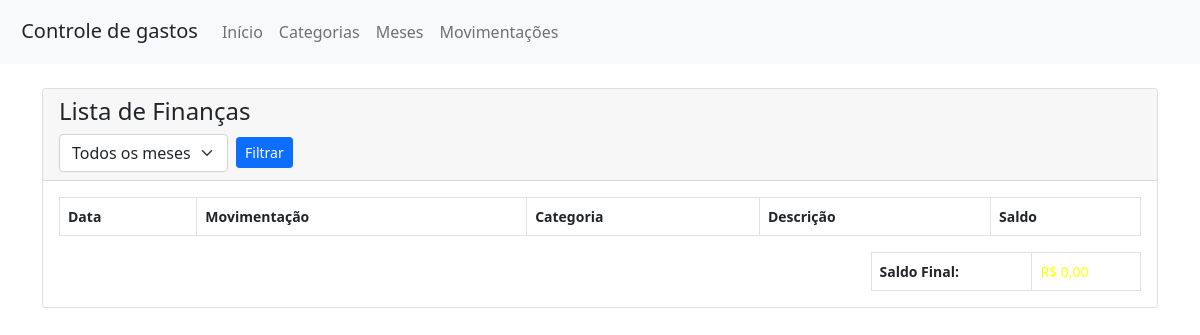
Before: / with the older database file.
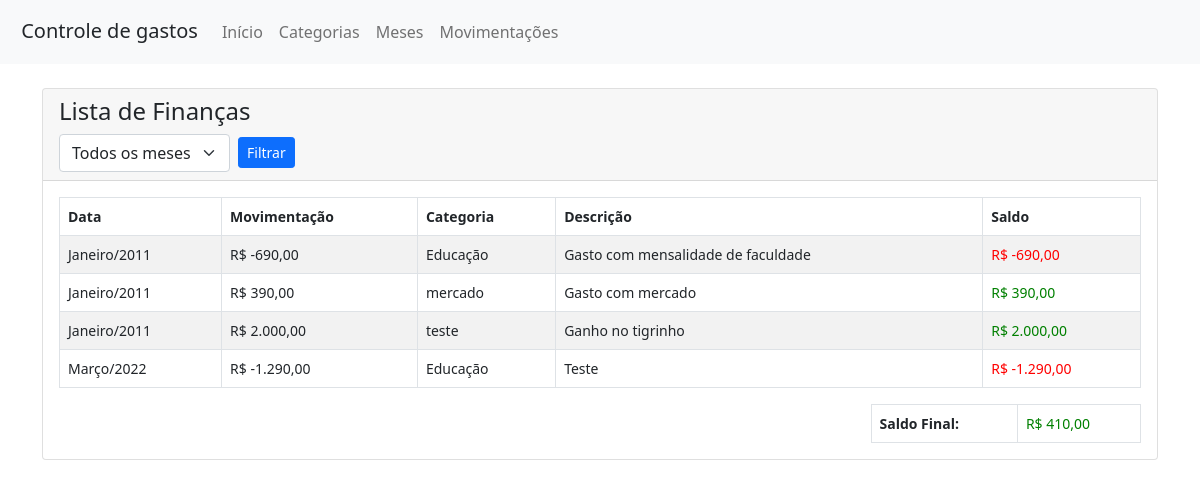
After: the same page with the newer database file.
### tables this page shows
CREATE TABLE `movimentacoes` (
  `id` bigint(20) NOT NULL,
  `data` int(11) NOT NULL,
  `valor` decimal(8,2) NOT NULL,
  `id_categoria` int(11) NOT NULL,
  `descricao` varchar(255) NOT NULL
);

CREATE TABLE `meses` (
  `id_mes` int(11) NOT NULL,
  `nome_mes` varchar(20) NOT NULL,
  `ano` int(11) NOT NULL
);

CREATE TABLE `lista_categoria` (
  `id_categoria` int(20) NOT NULL,
  `nome_categoria` varchar(150) NOT NULL,
  `gasto_categoria` decimal(10,2) NOT NULL,
  `numero_categoria` int(20) NOT NULL
);

### index.php (the view, shortened to what this page needs)
<?php
require_once('conexao.php');
$sql = 'SELECT mov.*, mes.nome_mes, mes.ano, cat.nome_categoria FROM movimentacoes mov
        JOIN meses mes ON mov.data = mes.id_mes
        JOIN lista_categoria cat ON cat.id_categoria = mov.id_categoria';
$movimentacoes = mysqli_query($conn, $sql);
$saldo = 0;
?>
<!DOCTYPE html>
<html lang="pt-br">
<head>
    <link href="https://cdn.jsdelivr.net/npm/bootstrap@5.0.2/dist/css/bootstrap.min.css" rel="stylesheet">
    <link rel="stylesheet" href="https://cdn.jsdelivr.net/npm/bootstrap-icons@1.11.3/font/bootstrap-icons.min.css">
    <link rel="stylesheet" href="./src/style.css">
</head>
<body>
    <?php include 'navbar.php'; ?>
    <div class="container mt-4">
        <div class="row">
            <div class="col-md-12">
                <div class="card">
                    <div class="card-header">
                        <h4 class="d-inline-flex">Lista de Finanças</h4>
                        <form method="GET" class="d-flex align-items-center">
                            <select name="filtro_mes" class="form-select me-2" style="width: auto;">
                                <option value="">Todos os meses</option>
                            </select>
                            <button type="submit" class="btn btn-primary btn-sm">Filtrar</button>
                        </form>
                    </div>
                    <div class="card-body">
                        <table class="table table-bordered table-striped w-100 mb-3">
                            <thead>
                                <tr>
                                    <th>Data</th>
                                    <th>Movimentação</th>
                                    <th>Categoria</th>
                                    <th>Descrição</th>
                                    <th>Saldo</th>
                                </tr>
                            </thead>
                            <tbody>
                                <?php foreach ($movimentacoes as $movimentacao): ?>
                                    <tr>
                                        <td><?php echo $meses[$movimentacao['data']] . '/' . $movimentacao['ano']; ?></td>
                                        <td>R$ <?php echo number_format($movimentacao['valor'], 2, ',', '.'); ?></td>
                                        <td><?php echo $movimentacao['nome_categoria']; ?></td>
                                        <td><?php echo $movimentacao['descricao']; ?></td>
                                        <td class="<?php if ($movimentacao['valor'] > 0) {
                                                        echo 'green';
                                                    } elseif ($movimentacao['valor'] == 0) {
                                                        echo 'yellow';
                                                    } else {
                                                        echo 'red';
                                                    }; ?>">
                                            R$ <?php echo number_format($movimentacao['valor'], 2, ',', '.'); ?>
                                        </td>
                                    </tr>
                                    <?php $saldo += $movimentacao['valor']; ?>
                                <?php endforeach; ?>
                            </tbody>
                        </table>
                        <table class="table table-bordered table-striped w-25 float-end">
                            <thead>
                                <tr>
                                    <th>Saldo Final:</th>
                                    <td class="<?php if ($saldo > 0) {
                                                    echo 'green';
                                                } elseif ($saldo == 0) {
                                                    echo 'yellow';
                                                } else {
                                                    echo 'red';
                                                }
                                                ?>">
                                        R$ <?php echo number_format($saldo, 2, ',', '.'); ?>
                                    </td>
                                </tr>
                            </thead>
                        </table>
                    </div>
                </div>
            </div>
        </div>
    </div>
</body>
</html>

### navbar.php (shortened to what this page needs)
<nav class="navbar navbar-expand-lg navbar-light bg-light" id="nav">
        <div class="container-fluid p-3 pb-1 pt-1 align-bottom justify-content-between">
            <a href="#nav" class="navbar-brand text-dark mb-0 h1">
                <span id="logo-title">Controle de gastos</span>
            </a>
            <div class="collapse navbar-collapse" id="navbar-collapse">
                <ul class="navbar-nav mr-auto">
                    <li class="nav-item active">
                        <a class="nav-link" href="index.php">Início</a>
                    </li>
                    <li class="nav-item">
                        <a class="nav-link" href="categoria.php">Categorias</a>
                    </li>
                    <li class="nav-item">
                        <a class="nav-link" href="meses.php">Meses</a>
                    </li>
                    <li class="nav-item">
                        <a class="nav-link" href="movimentacoes.php">Movimentações</a>
                    </li>
                </ul>
            </div>
</nav>
<?php
$meses = [
    1 => 'Janeiro',
    2 => 'Fevereiro',
    3 => 'Março',
    4 => 'Abril',
    5 => 'Maio',
    6 => 'Junho',
    7 => 'Julho',
    8 => 'Agosto',
    9 => 'Setembro',
    10 => 'Outubro',
    11 => 'Novembro',
    12 => 'Dezembro'
];
?>

### src/style.css (style rules this page uses)
.table { width: 60%; margin: 0%; font-size: 14px; }
.table td, .table th { padding: 8px; / }
.green { color: green; }
.red { color: red; }
.yellow { color: yellow; }

Changed rows visible on the page:
added movimentacoes: data "Janeiro", data.ano "2011", valor "-690,00", id_categoria.nome_categoria "Educação", descricao "Gasto com mensalidade de faculdade"
added movimentacoes: data "Janeiro", data.ano "2011", valor "390,00", id_categoria.nome_categoria "mercado", descricao "Gasto com mercado"
added movimentacoes: data "Janeiro", data.ano "2011", valor "2.000,00", id_categoria.nome_categoria "teste", descricao "Ganho no tigrinho"
added movimentacoes: data "Março", data.ano "2022", valor "-1.290,00", id_categoria.nome_categoria "Educação", descricao "Teste"
Other visible differences:
$saldo: "0,00" → "410,00"
